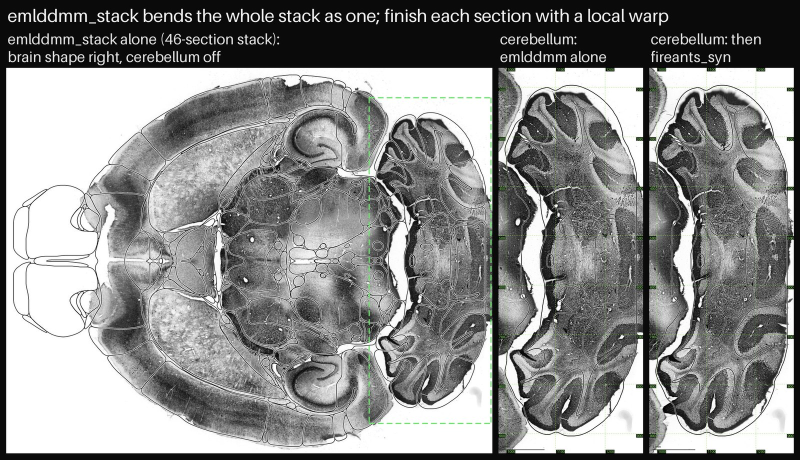
#> input picture connectors/antigravity/skills/choosing-engines/examples/emlddmm_then_local.jpg, 1600 x 919 px (shown at 1/2 size)
$ python -i reading.py   (imports and definitions only)
#> lines starting #> are read from the running program, lines starting #| are printed output that depends on the picture; after the words box and inside, x2 and y2 are one past the last pixel; in counts of white or black regions, pixels touching at a corner belong together
"""Image ingest helpers for VLM preparation."""

from __future__ import annotations

import math
import re
from collections.abc import Mapping
from dataclasses import dataclass
from pathlib import Path
from typing import Any

import numpy as np
from PIL import Image

from langslice.core.failures import IMAGE_FAILURES

Image.MAX_IMAGE_PIXELS = None

_RESAMPLE_LANCZOS = Image.Resampling.LANCZOS

DEFAULT_VLM_MAX_PIXELS = 12_000_000
DEFAULT_VLM_MAX_LONG_EDGE = 4096


_LENGTH_UM: dict[str, float] = {"nm": 1e-3, "mm": 1e3, "cm": 1e4, "m": 1e6}


# [49 lines left out: functions _unit_to_um, read_pixel_size_um, not called in this run]


def normalize_image(image: Image.Image) -> Image.Image:
    """Normalize an arbitrary PIL image to 8-bit RGB without mutating source."""
    mode = image.mode
    if mode == "RGB":
        return image

    if mode in ("I", "I;16", "I;16B", "I;32", "F"):
        arr = np.asarray(image, dtype=np.float32)
        lo, hi = float(arr.min()), float(arr.max())
        if hi > lo:
            arr = (arr - lo) / (hi - lo) * 255.0
        else:
            arr = np.zeros_like(arr)
        gray8 = arr.astype(np.uint8)
        return Image.fromarray(gray8).convert("RGB")

    return image.convert("RGB")


def adaptive_preprocess(image: Image.Image) -> Image.Image:
    """Adaptive preprocessing for VLM input: CLAHE + weighted blend + brightness.

    The image's three planes through :func:`_blend_channels` at the
    automatic clip (:data:`AUTO_CLAHE_CLIP`), weighted toward the
    STRUCTURAL channel by :func:`coverage_weights` (DAPI-blue, YFP-green,
    whatever lights the whole tissue; sparse tracer channels get little
    weight), brightness boost toward 90.
    """
    arr = np.asarray(normalize_image(image), dtype=np.uint8)
    planes = [arr[:, :, k] for k in range(3)]
    return _blend_channels(planes, coverage_weights(planes), clahe_clip=AUTO_CLAHE_CLIP)


AUTO_CLAHE_CLIP = 4.0
AUTO_CLAHE_TILE = (8, 8)
HOST_PREPROCESS_AUTO = "auto"


WORKING_MIN_EDGE = 1536
WORKING_MAX_EDGE = 3072


# [119 lines left out: functions read_working_image, _read_tiff_level, read_pages, page_count, _page_image, _stretch and 1 more, not called in this run]


def _blend_channels(
    channels: list[np.ndarray],
    weights: list[float],
    *,
    clahe_clip: float | None,
    tile: tuple[int, int] = AUTO_CLAHE_TILE,
    target_brightness: float = 90.0,
    max_boost: float = 3.0,
) -> Image.Image:
    """Per-channel CLAHE (unless *clahe_clip* is None), weighted blend,
    brightness boost: :func:`adaptive_preprocess` for any number of
    channels."""
    import cv2

    total = float(sum(weights))
    normalized = [value / total for value in weights] if total > 0 else weights
    if clahe_clip is not None:
        clahe = cv2.createCLAHE(clipLimit=clahe_clip, tileGridSize=tile)
        enhanced = [clahe.apply(channel).astype(np.float32) for channel in channels]
    else:
        enhanced = [channel.astype(np.float32) for channel in channels]
    blended = np.zeros(channels[0].shape, dtype=np.float32)
    for weight, channel in zip(normalized, enhanced, strict=True):
        blended = blended + weight * channel
    blended = np.clip(blended, 0, 255)
    brain_mask = blended > 10
    if brain_mask.sum() > 0:
        current_mean = float(blended[brain_mask].mean())
        boost = min(target_brightness / max(current_mean, 1.0), max_boost)
    else:
        boost = 1.0
    if boost > 1.05:
        blended = blended * boost
    out = np.clip(blended, 0, 255).astype(np.uint8)
    return Image.fromarray(np.stack([out, out, out], axis=-1))


# [35 lines left out: function host_preprocess, not called in this run]


def coverage_weights(channels: list[np.ndarray]) -> list[float]:
    """Automatic channel weights: squared tissue coverage, normalized.

    The structural stain (DAPI, Nissl, a fill) lights most of the tissue and
    dominates; a sparse tracer lighting small patches gets little weight. The
    automatic path of :func:`host_preprocess` and :func:`adaptive_preprocess`.
    """
    stack = np.stack(channels, axis=-1)
    tissue = stack.max(axis=-1) > 15
    weights = [1.0] * len(channels)
    if tissue.any():
        coverage = np.array(
            [float((channel[tissue] > 40).mean()) for channel in channels], dtype=np.float64
        )
        squared = coverage**2
        if squared.sum() > 0:
            weights = [float(value) for value in squared / squared.sum()]
    return weights


# [144 lines left out: functions read_working_pages, working_size, _tiff_level_size, _pages_working_size, _shrink_channel, not called in this run]


RGB_CHANNEL_NAMES = ("red", "green", "blue")


# [23 lines left out: function channel_planes, not called in this run]


@dataclass(frozen=True)
class IntensityRange:
    """How one page's FILE intensities map onto its 8-bit working planes.

    Reading a file stretches it linearly: *low* becomes 0 and *high* 255
    (an 8-bit page is read as it is, ``0..255``; a 16-bit, integer or float
    one from its own minimum to its maximum). *dtype* and
    ``dtype_min``/``dtype_max`` are the file's sample type and its range
    (the observed range for a float file).
    """

    dtype: str
    dtype_min: float
    dtype_max: float
    low: float
    high: float

    def to_plane(self, value: float) -> float:
        """A file intensity as a working-plane value (not clipped to 0..255)."""
        return (float(value) - self.low) / (self.high - self.low) * 255.0

    def to_file(self, value: Any) -> Any:
        """Working-plane values as file intensities."""
        return self.low + np.asarray(value, dtype=np.float64) / 255.0 * (self.high - self.low)


# [88 lines left out: functions _intensity_range, _array_range, _pil_range, working_intensity_ranges, not called in this run]


ITK_THREADS = 8
N4_SHRINK = 4
N4_ITERATIONS = (50, 50, 50, 50)
N4_TOLERANCE = 1e-7
N4_CONTROL_POINTS = 4


# [70 lines left out: functions _n4_corrected, enhance_plane, custom_appearance, not called in this run]


FRAME_MARGIN = 0.06


# [64 lines left out: functions mask_box, prepared_size, prepare_image_for_vlm, not called in this run]

>>> from PIL import Image
>>> picture = Image.open('../../../../connectors/antigravity/skills/choosing-engines/examples/emlddmm_then_local.jpg')
#> picture is the input picture: PIL image 1600x919 RGB; mean R, G, B 138.2, 138.7, 138
>>> result = adaptive_preprocess(picture)
#> in adaptive_preprocess, `planes = [arr[:, :, k] for k in range(3)]`: planes = 3 items
#> in coverage_weights, `tissue = stack.max(axis=-1) > 15`:
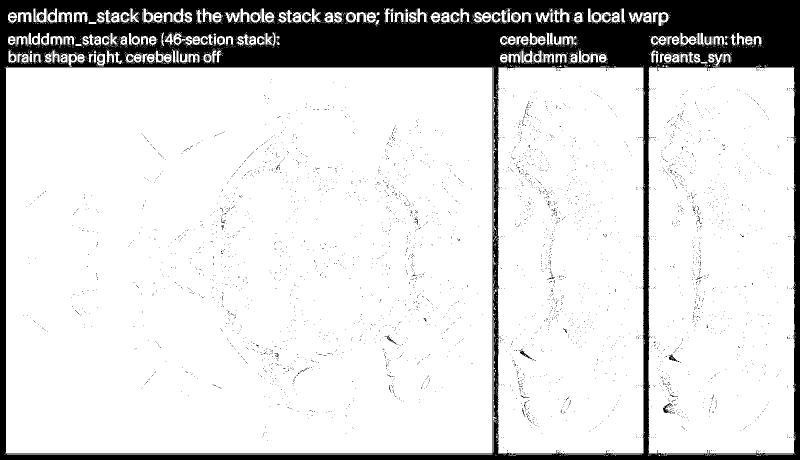
#> tissue: shape (919, 1600) bool (shown at 1/2 size); 83.7% white; 3518 black regions (3458 under 20 px), largest, box (x1, y1, x2, y2) and area: (0, 0, 1600, 919) 230113, (1326, 806, 1346, 827) 142, (505, 28, 516, 41) 105
#> in coverage_weights, `weights = [1.0] * len(channels)`: weights = [1, 1, 1]
#> in coverage_weights, `coverage = np.array( [float((channel[tissue] > 40).mean()) for channel..`: coverage = [0.954, 0.955, 0.953]
#> in coverage_weights, `squared = coverage**2`: squared = [0.91, 0.912, 0.909]
#> in coverage_weights, `weights = [float(value) for value in squared / squared.sum()]`: weights = [0.333, 0.334, 0.333]
#> in _blend_channels, `total = float(sum(weights))`: total = 1
#> in _blend_channels, `normalized = [value / total for value in weights] if total > 0 else we..`: normalized = [0.333, 0.334, 0.333]
#> in _blend_channels, `enhanced = [clahe.apply(channel).astype(np.float32) for channel in cha..`: enhanced = 3 items
#> the loop in _blend_channels, `for weight, channel in zip(normalized, enhanced, strict=True):` made 3 passes
#> weight on passes 1 to 3: 0.333, 0.334, 0.333
#> pass 1, in _blend_channels, `blended = blended + weight * channel`:
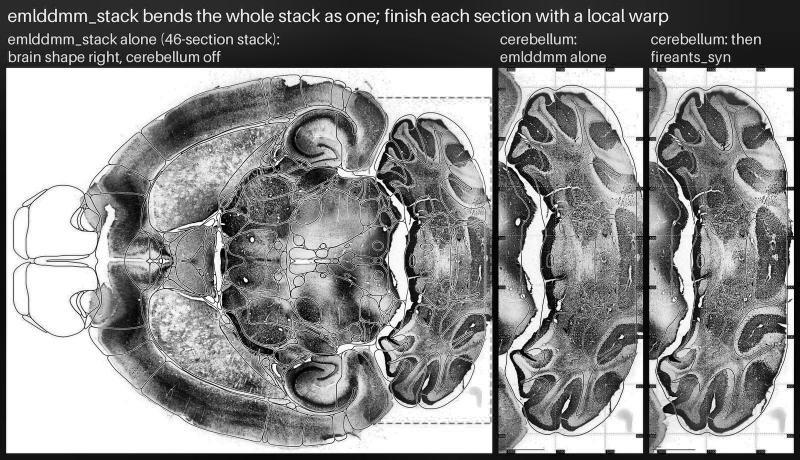
#> blended: shape (919, 1600) float32 (shown at 1/2 size); min 0, max 84.97, mean 46.8; drawn with min black and max white
#> pass 2, in _blend_channels, `blended = blended + weight * channel`:
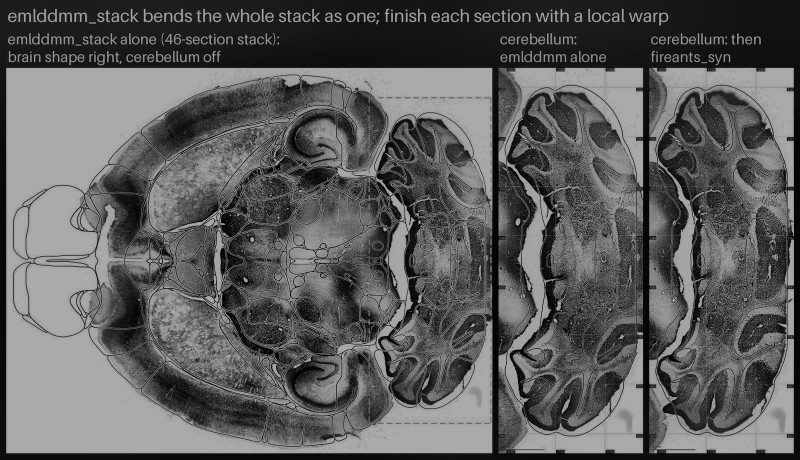
#> blended: shape (919, 1600) float32 (shown at 1/2 size); min 0, max 170.2, mean 93.8
#> in _blend_channels, `brain_mask = blended > 10`:
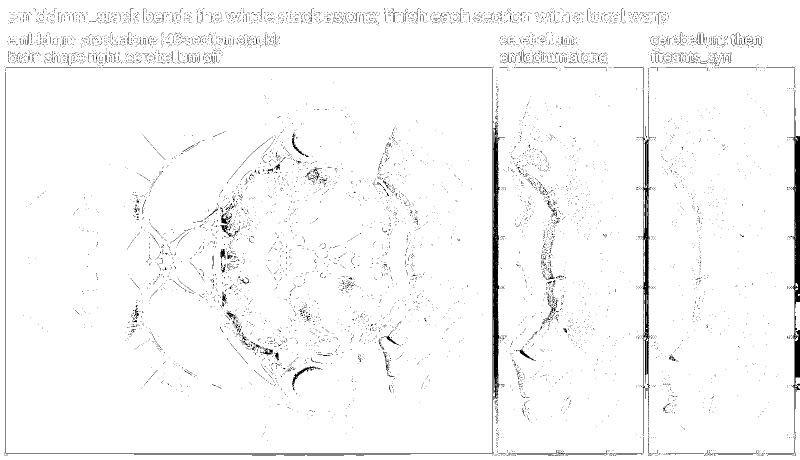
#> brain_mask: shape (919, 1600) bool (shown at 1/2 size); 97.1% white; 8498 black regions (8380 under 20 px), largest, box (x1, y1, x2, y2) and area: (11, 202, 1010, 909) 6674, (1577, 183, 1600, 867) 4940, (1281, 179, 1305, 818) 3800
#> in _blend_channels, `current_mean = float(blended[brain_mask].mean())`: current_mean = 144.4
#> in _blend_channels, `boost = min(target_brightness / max(current_mean, 1.0), max_boost)`: boost = 0.623

$ run again, on connectors/antigravity/skills/choosing-engines/examples/same_section.jpg
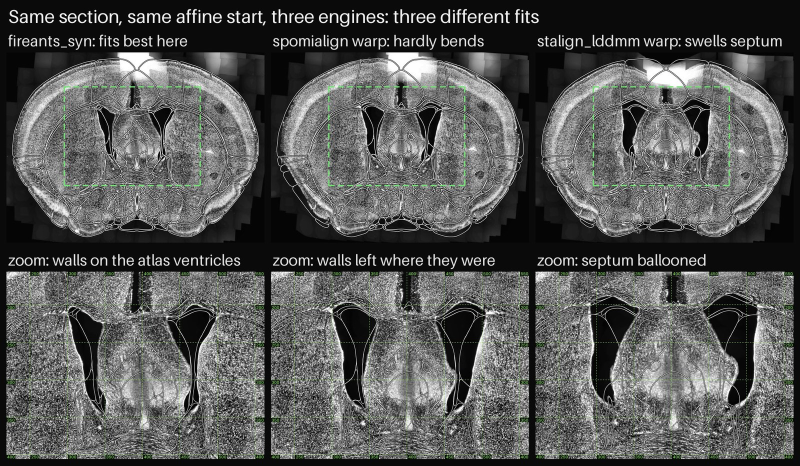
#> input picture connectors/antigravity/skills/choosing-engines/examples/same_section.jpg, 1600 x 931 px (shown at 1/2 size)
#> picture is the input picture: PIL image 1600x931 RGB; mean R, G, B 85.5, 86.4, 85.2
#> planes = 3 items
#> in coverage_weights, `tissue = stack.max(axis=-1) > 15`:
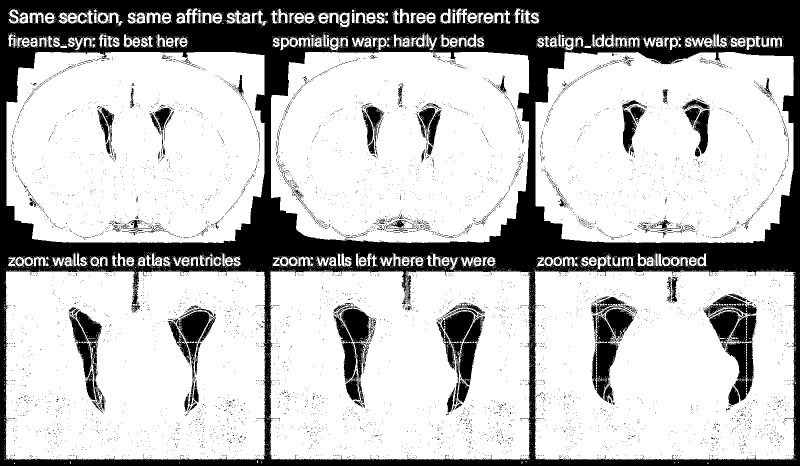
#> tissue: shape (931, 1600) bool (shown at 1/2 size); 73.8% white; 5384 black regions (5148 under 20 px), largest, box (x1, y1, x2, y2) and area: (0, 0, 1600, 931) 313129, (1451, 631, 1514, 803) 5290, (1184, 630, 1237, 800) 4822
#> in coverage_weights, `weights = [1.0] * len(channels)`: weights = [1, 1, 1]
#> coverage = [0.854, 0.857, 0.853]
#> squared = [0.73, 0.734, 0.727]
#> in coverage_weights, `weights = [float(value) for value in squared / squared.sum()]`: weights = [0.333, 0.335, 0.332]
#> total = 1
#> normalized = [0.333, 0.335, 0.332]
#> enhanced = 3 items
#> the loop in _blend_channels, `for weight, channel in zip(normalized, enhanced, strict=True):` made 3 passes
#> weight on passes 1 to 3: 0.333, 0.335, 0.332
#> in _blend_channels, `brain_mask = blended > 10`:
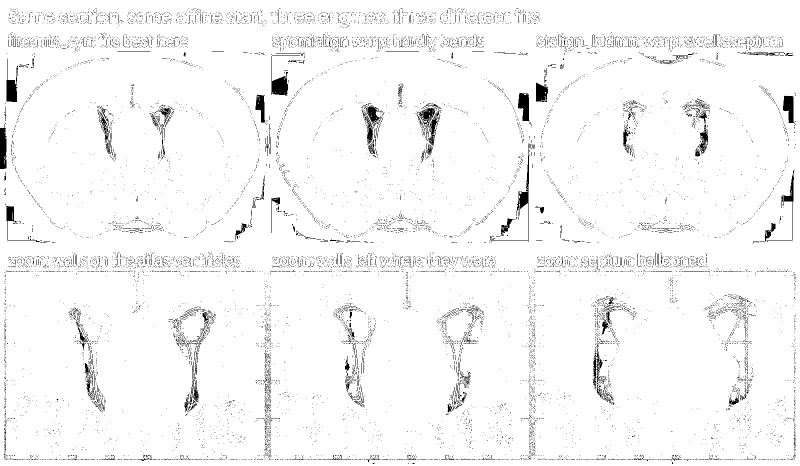
#> brain_mask: shape (931, 1600) bool (shown at 1/2 size); 96.7% white; 12263 black regions (12053 under 20 px), largest, box (x1, y1, x2, y2) and area: (542, 111, 600, 191) 1151, (984, 287, 1059, 484) 1021, (0, 248, 13, 338) 1001
#> current_mean = 112.9
#> boost = 0.797

$ run again, on connectors/antigravity/skills/choosing-engines/examples/side_by_side.jpg
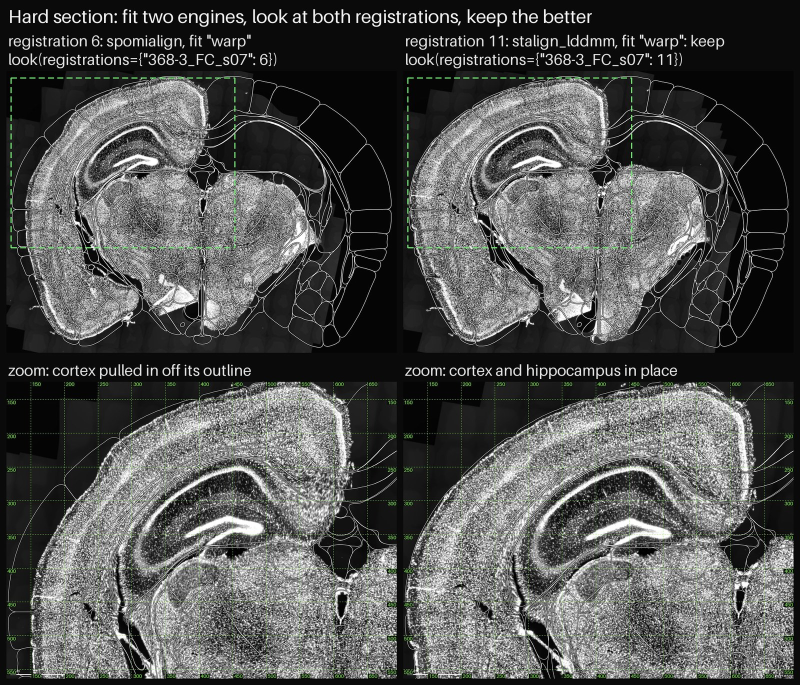
#> input picture connectors/antigravity/skills/choosing-engines/examples/side_by_side.jpg, 1600 x 1370 px (shown at 1/2 size)
#> picture is the input picture: PIL image 1600x1370 RGB; mean R, G, B 80, 80.8, 79.6
#> planes = 3 items
#> in coverage_weights, `tissue = stack.max(axis=-1) > 15`:
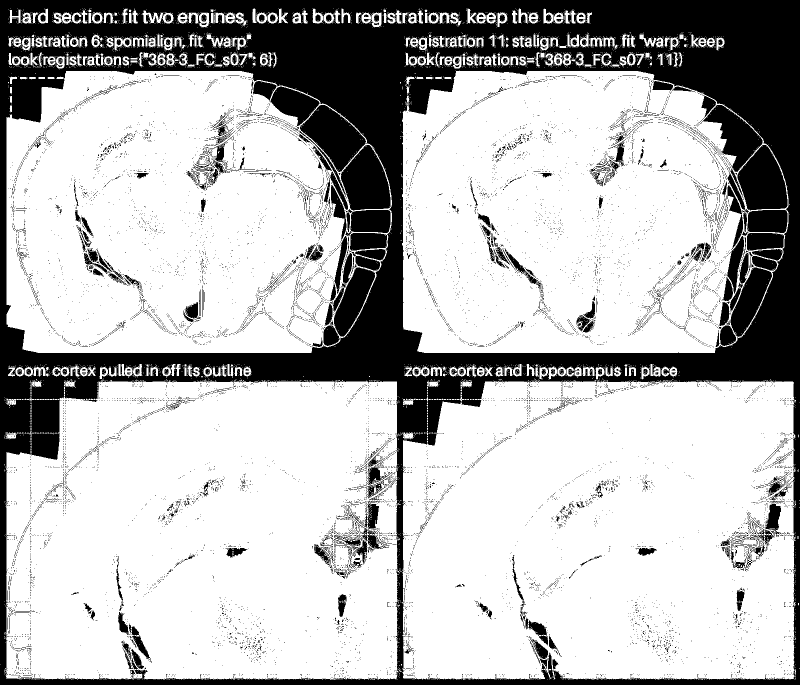
#> tissue: shape (1370, 1600) bool (shown at 1/2 size); 72.5% white; 10452 black regions (9987 under 20 px), largest, box (x1, y1, x2, y2) and area: (0, 0, 1600, 1370) 455234, (1475, 290, 1575, 421) 9038, (682, 290, 781, 421) 9022
#> in coverage_weights, `weights = [1.0] * len(channels)`: weights = [1, 1, 1]
#> coverage = [0.716, 0.72, 0.715]
#> squared = [0.513, 0.519, 0.511]
#> in coverage_weights, `weights = [float(value) for value in squared / squared.sum()]`: weights = [0.333, 0.336, 0.331]
#> total = 1
#> normalized = [0.333, 0.336, 0.331]
#> enhanced = 3 items
#> the loop in _blend_channels, `for weight, channel in zip(normalized, enhanced, strict=True):` made 3 passes
#> weight on passes 1 to 3: 0.333, 0.336, 0.331
#> in _blend_channels, `brain_mask = blended > 10`:
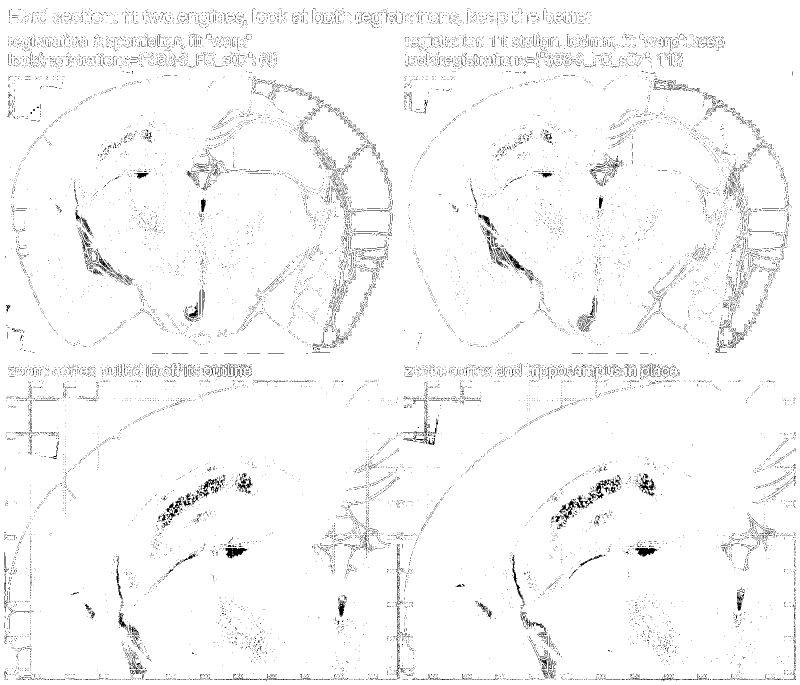
#> brain_mask: shape (1370, 1600) bool (shown at 1/2 size); 97.3% white; black in thin lines or dots
#> current_mean = 103.6
#> boost = 0.869

$ run again, on connectors/antigravity/skills/choosing-engines/examples/spomialign_partial.jpg
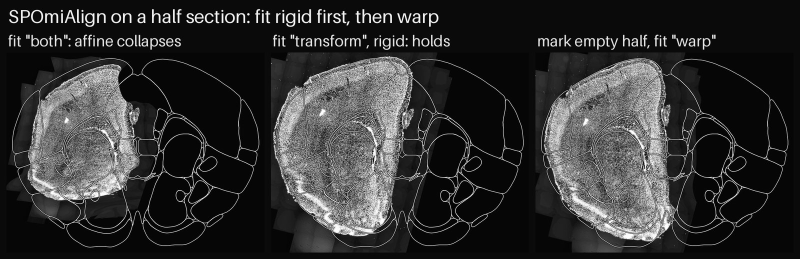
#> input picture connectors/antigravity/skills/choosing-engines/examples/spomialign_partial.jpg, 1600 x 518 px (shown at 1/2 size)
#> picture is the input picture: PIL image 1600x518 RGB; min 0, max 255, mean 48.6
#> planes = 3 items
#> in coverage_weights, `tissue = stack.max(axis=-1) > 15`:
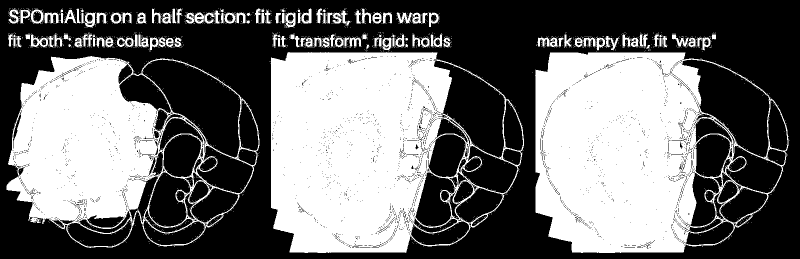
#> tissue: shape (518, 1600) bool (shown at 1/2 size); 43.5% white; 2175 white regions (2053 under 20 px), largest, box (x1, y1, x2, y2) and area: (541, 104, 1048, 506) 128024, (1070, 105, 1577, 506) 125413, (13, 112, 519, 496) 84108
#> in coverage_weights, `weights = [1.0] * len(channels)`: weights = [1, 1, 1]
#> coverage = [0.692, 0.692, 0.692]
#> squared = [0.479, 0.479, 0.479]
#> in coverage_weights, `weights = [float(value) for value in squared / squared.sum()]`: weights = [0.333, 0.333, 0.333]
#> total = 1
#> normalized = [0.333, 0.333, 0.333]
#> enhanced = 3 items
#> the loop in _blend_channels, `for weight, channel in zip(normalized, enhanced, strict=True):` made 3 passes
#> brain_mask: shape (518, 1600) bool; 96.9% white; black in thin lines or dots
#> current_mean = 74.5
#> boost = 1.21
#> in _blend_channels, `out = np.clip(blended, 0, 255).astype(np.uint8)`:
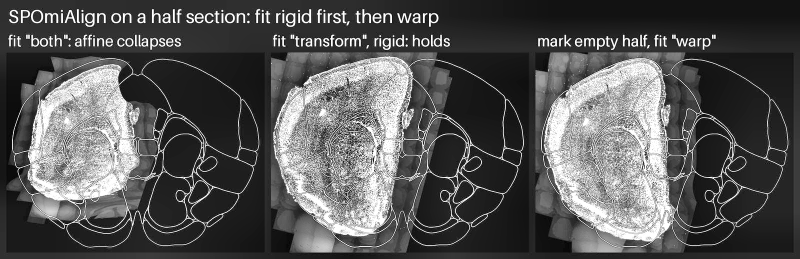
#> out: shape (518, 1600) (shown at 1/2 size); min 0, max 255, mean 85.2
